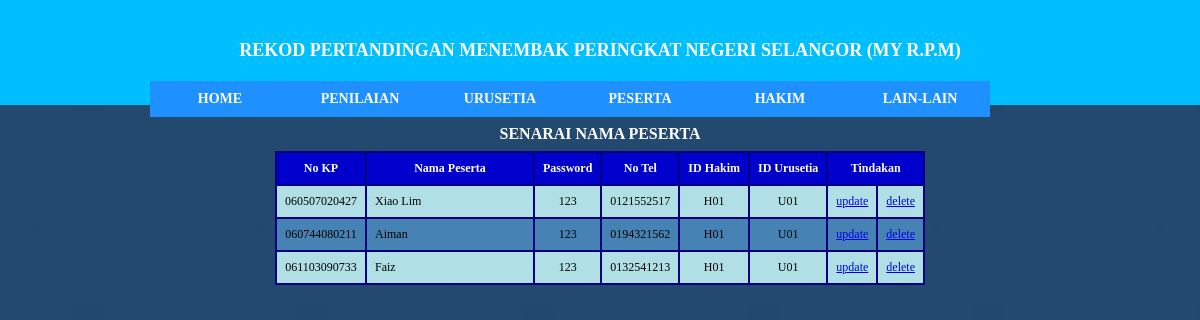
The page /peserta_senarai.php on the database its author committed.
### tables this page shows
CREATE TABLE `peserta` (
  `nokp` varchar(12) NOT NULL,
  `password` varchar(8) NOT NULL,
  `namapeserta` varchar(30) NOT NULL,
  `telefon` varchar(12) NOT NULL,
  `idhakim` varchar(3) NOT NULL,
  `idurusetia` varchar(3) NOT NULL
);

### peserta_senarai.php (the view)
<?php
    include ('sambungan.php');
    include("urusetia_menu.php");
?>
<link rel="stylesheet" href="senarai.css">
<table>
    <caption>SENARAI NAMA PESERTA</caption>
    <tr>
       <th>No KP</th>
       <th>Nama Peserta</th>
       <th>Password</th>
       <th>No Tel</th>
       <th>ID Hakim</th>
       <th>ID Urusetia</th>
       <th colspan="2">Tindakan</th>
    </tr>
    <?php
       $sql = "select * from peserta";
       $result = mysqli_query($sambungan, $sql);
       while($peserta = mysqli_fetch_array($result)) {
           echo "<tr> <td>$peserta[nokp]</td>
                   <td class='nama'>$peserta[namapeserta]</td>
                   <td>$peserta[password]</td>
                   <td>$peserta[telefon]</td>
                   <td>$peserta[idhakim]</td>
                   <td>$peserta[idurusetia]</td>
                   <td><a href='peserta_update.php?nokp=$peserta[nokp]'>update</a></td>
                   <td><a href='peserta_delete.php?nokp=$peserta[nokp]'>delete</a></td>
              </tr>";
       }
    ?>
</table>

### menu.css (style rules this page uses)
body { margin: 0px; }

### senarai.css (style rules this page uses)
body { background-image: url(imej/1221.jpg); }
table { font-family: verdana; font-size: 12px; font-weight: normal; width: 650px; margin: 0px auto; text-align: center; border-collapse: collapse; }
caption { font-size: 16px; font-weight: bold; color: white; padding: 8px; }
td, th { padding: 8px; border: 2px solid Navy; }
td.nama { width:150px; text-align: left; }
tr:nth-child(odd) { background-color: steelblue; }
tr:nth-child(even) { background-color: powderblue; }
th { font-weight: bold; color: white; background-color: mediumblue; }

### rows shown on the page
peserta: nokp "060507020427", namapeserta "Xiao Lim", password "123", telefon "0121552517", idhakim "H01", idurusetia "U01"
peserta: nokp "060744080211", namapeserta "Aiman", password "123", telefon "0194321562", idhakim "H01", idurusetia "U01"
peserta: nokp "061103090733", namapeserta "Faiz", password "123", telefon "0132541213", idhakim "H01", idurusetia "U01"
